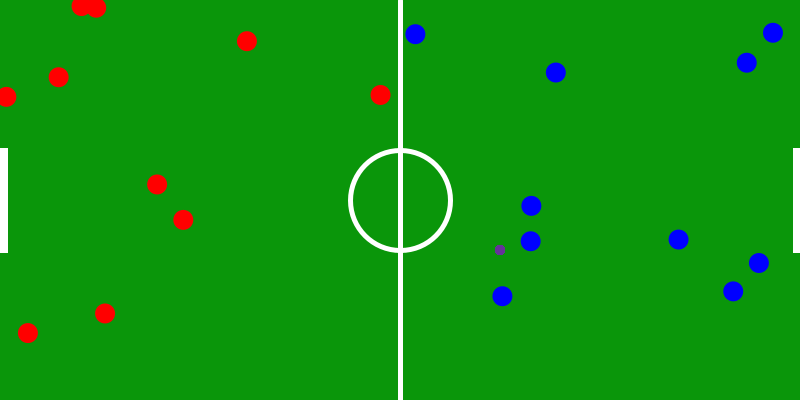
Frame 1 (no input)
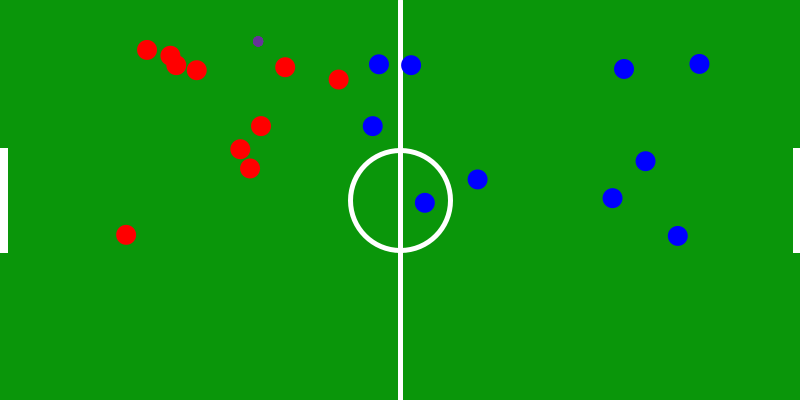
Frame 60 (the mouse pressed at the canvas centre just before this capture)
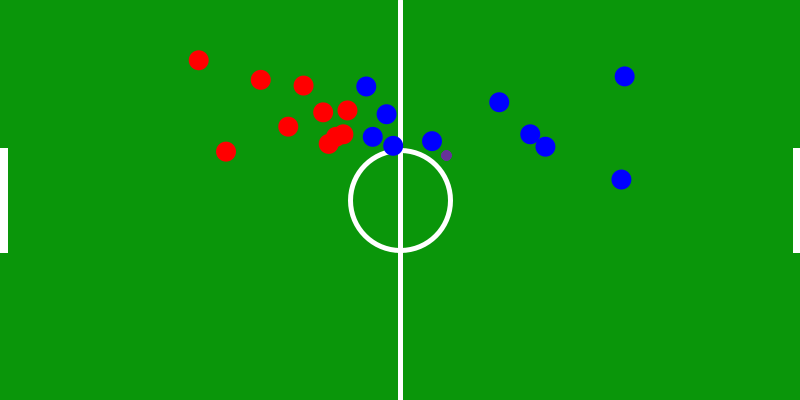
Frame 120 (the mouse held since frame 60 and released just before this capture)

The Processing sketch that drew these frames (run headless with seeded random() and noise(); from frame 60 on, the mouse is pressed at the canvas centre):

// Processing sketch: processing_123759
// ── processing_123759.pde

/* Comportament Emergent v1.1 - Sergi Garcia - 1r ASIX

El programa consisteix en dues classes: la clase Jugador, que identifica als jugadors dels dos equips, i la classe Pilota, que identifica l'objecte pilota amb el que es juga
S'han utilitzat classes i arrays, tal i com s'especifica a l'enunciat. Especificament, s'utilitzen:
-2 Classes: Jugador i Pilota
-2 Arrays de jugadors: Local i Visitant


*/

/*
1.0: Release. Corregit l'error que feia que la pilota sortÃs disparada sense motiu
1.1: Afegides les porteries. Corregit un error pel qual la pilota es podia quedar encallada.
Pla 1.2: Afegir Porters. Afegir calcul de pilota-x-futura i pilota-y-futura per fer una especie de previsiÃ³ d'on estara la pilota.
*/

//Declarem Objectes
Futbolista[] loc = new Futbolista[10];
Futbolista[] vis = new Futbolista[10];
Pilota p = new Pilota();
boolean local = true;

//Dimensionem el camp de futbol i declarem jugadors: 
//Tindran una forÃ§a aleatoria entre 1 i 5, que sera l'impuls al xutar, i una velocitat de 0.75 a 3, que indica com de rapid es mouran pel camp. Aixo simbolitza els jugadors bons i els dolents
void setup(){
  size (800, 400);
  for (int i = 0; i < loc.length; ++i){
    loc[i] = new Futbolista(random(0.75, 3), random (1,5), local);
  }
  local = false;
  for (int j = 0; j < vis.length; ++j){
    vis[j] = new Futbolista(random(0.75, 3), random (1,5), local);
  }
  Pilota p = new Pilota();
}
void draw(){
  //Dibuixem el camp, aixi com les linies del mig i les porteries 
  background(10, 150, 10);
  stroke(255);
  strokeWeight(5);
  line(width/2, 0, width/2, height);
  noFill();
  ellipse(width/2, height/2, 100, 100);
  rect(0, height/2 - 50, 5, 100); 
  rect(width-5, height/2 - 50, 5, 100); 
  noStroke();
  //Procediment: Es dibuixen els dos equips, la pilota, i es calcula si hi ha algÃº disponible per al xut. De ser aixi, xuta!
  //Cal mencionar que en igualtat de condicions, guanyaria el equip visitant ja que el seu xut es calcula l'ultim, pel que tindra prioritat
  //AixÃ³ es corregira en un futur
  for (int i = 0; i < loc.length;i++){
    loc[i].dibuixa();
    vis[i].dibuixa();  
    p.mostra();
    if (abs(loc[i].xPos - p.xpil) < 2 && abs(loc[i].yPos - p.ypil) < 2){
     p.xut(loc[i].yPos, loc[i].potencia, true);
  }
    if (abs(vis[i].xPos - p.xpil) < 2 && abs(vis[i].yPos - p.ypil) < 2){
     p.xut(vis[i].yPos, vis[i].potencia, false);
    }
    loc[i].mou(p.xpil, p.ypil);
    vis[i].mou(p.xpil, p.ypil);
   
  }
  //Independentment del que fagin els jugadors, la pilota seguira rodant
  p.roda();
  
  //Si es marca un gol, reiniciem el camp, i es reassignen nous valors a cada jugador.
  if ((p.ypil > height/2 - 50  && p.ypil< height/2 + 50) && (p.xpil<5 || p.xpil > width-5)){
    p.reset();
    local=true;
    for (int i = 0; i < loc.length; ++i){
    loc[i] = new Futbolista(random(0.75, 3), random (1,5), local);
  }
  local = false;
  for (int j = 0; j < vis.length; ++j){
    vis[j] = new Futbolista(random(0.75, 3), random (1,5), local);
  }
  }
}
//Clase Pilota: Nomes hi haura un objecte pilota al camp, que representa l'esferic amb el que es juga
class Pilota {
  
  //xpil i ypil son les coordenades de la pilota
  //xvel i yvel Ã©s la velocitat de la pilota. El modul de ambdues determina la seva velocitat final
  float xpil;
  float ypil;
  float xvel;
  float yvel;
  Pilota(){
    xpil=500;
    ypil=250;
    xvel=0;
    yvel=0;
  }
  
  void mostra(){
    fill(102,51,153);
    ellipse(xpil, ypil, 10, 10);
    //noFill();
  }
  
  /*RODA
  Post: La pilota ha "rodat" en la direcciÃ³ cap on es movia, i la seva velocitat es decrementa degut al fregament
  */
  void roda(){
    xpil+=xvel;
    ypil+=yvel;
    xvel*=0.97;
    yvel*=0.97;
    if (xpil >= width){
      xpil = width-1;
      xvel=-xvel;
    }
    if (ypil > height){
      ypil = height-1;
      yvel=-yvel;
    }
    if (xpil <= 0){
      xpil=1;
      xvel = -xvel;
    }
    if (ypil <=0){
      ypil=1;
      yvel = -yvel;
    }
    
     
  }
  
  /*Xut
  Post: La pilota ha agafat un impuls igual al doble de la forÃ§a del jugador 
  */
  void xut(float yjug, float forsa, boolean casa){
    if (casa){
      xvel+=forsa*2;
    }
    else xvel+=-forsa*2;
    if (yjug < height/2){
      yvel=random(forsa,forsa*2);
    }
    else if (yjug > height / 2) yvel=-random(forsa,forsa*2);
  }
  
  /*Reset
  Post: La pilota torna al centre del camp
  */  
  void reset(){
    xpil = width/2;
    ypil = height / 2;
    xvel=0;
    yvel=0;
  }
  
  
  
    
}


//Clase Futbolista: Els seus parametres sÃ³n, en aquest ordre:
//Coordenades, Velocitat del jugador, ForÃ§a al xutar, i el seu equip
class Futbolista {
  float xPos;
  float yPos;
  float velocitat;
  float potencia;
  boolean local;
  
  
  //Un futbolista s'inicialitza amb valors aleatoris, un equip marcat, i depenent d'aquest equip, "spawneja" a un o altre banda del camp
  Futbolista(float v, float p, boolean loc){
    velocitat = v;
    potencia = p;
    local = loc;
    if (local){
      xPos = random(0, width/2);
    }
    else xPos = random (width/2, width);
    yPos = random(height);
  }
  
  //Dibuix simple: un jugador es un cercle de radi 20, vermell en cas de ser local, blau en cas de ser visitant
  void dibuixa(){
   if (local){
    fill(255,0,0);
   }
   else fill(0,0,255);
    ellipse(xPos, yPos, 20,20);
  }
  
  /*Mou
  Post: El jugador persegueix la pilota a raÃ³ de x unitats, on x es la seva velocitat
  */
  void mou(float xpil, float ypil){
    if (xPos < xpil){
      xPos+=velocitat;
    }
    else xPos-=velocitat;
    if (yPos < ypil){
      yPos+=velocitat;
    }
    
    else yPos-=velocitat;
  }
  
  
  
}
